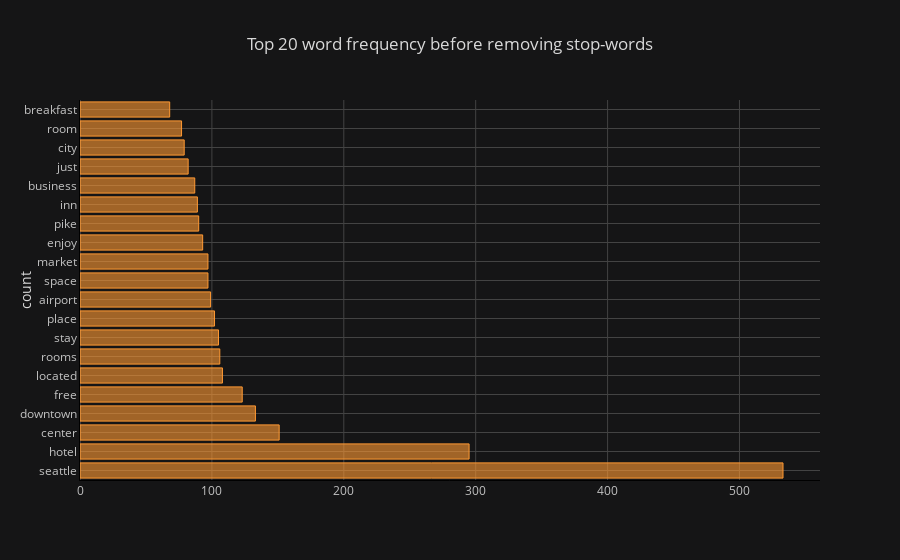

The code cell stored with this chart in its notebook:
### Code cell
common_words = top_n_words(df['desc'], 20)

df2 = pd.DataFrame(common_words, columns = ['desc', 'count'])
df2.groupby('desc').sum()['count'].sort_values(ascending = False).iplot(kind = 'barh',
                                                       yTitle = 'count',
                                                       linecolor = 'black',
                                                       title = 'Top 20 word frequency before removing stop-words')

### Figure 1 — Plotly figure (JSON) as saved in the notebook; plotly's stock layout.template omitted (floating-point values rounded to 4 significant figures)
{"data": [{"marker": {"color": "rgba(255, 153, 51, 0.6)", "line": {"color": "rgba(255, 153, 51, 1.0)", "width": 1}}, "name": "count", "orientation": "h", "text": "", "type": "bar", "uid": "67e139c6-7397-416a-8bdb-58ca2c650db9", "x": [533, 295, 151, 133, 123, 108, 106, 105, 102, 99, 97, 97, 93, 90, 89, 87, 82, 79, 77, 68], "y": ["seattle", "hotel", "center", "downtown", "free", "located", "rooms", "stay", "place", "airport", "space", "market", "enjoy", "pike", "inn", "business", "just", "city", "room", "breakfast"]}], "layout": {"legend": {"bgcolor": "#151516", "font": {"color": "#D9D9D9"}}, "paper_bgcolor": "#151516", "plot_bgcolor": "#151516", "title": {"font": {"color": "#D9D9D9"}, "text": "Top 20 word frequency before removing stop-words"}, "xaxis": {"gridcolor": "#434343", "linecolor": "black", "showgrid": true, "tickfont": {"color": "#C2C2C2"}, "title": {"font": {"color": "#D9D9D9"}, "text": ""}, "zerolinecolor": "#666570"}, "yaxis": {"gridcolor": "#434343", "linecolor": "black", "showgrid": true, "tickfont": {"color": "#C2C2C2"}, "title": {"font": {"color": "#D9D9D9"}, "text": "count"}, "zerolinecolor": "#666570"}}}
